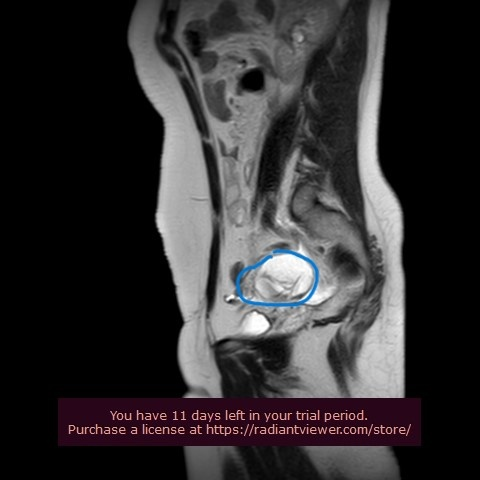
#> input picture task_image.jpg, 480 x 480 px
$ jupyter execute --allow-errors task_1.ipynb
#> lines starting #> are read from the running program, lines starting #| are printed output that depends on the picture; after the words box and inside, x2 and y2 are one past the last pixel; in counts of white or black regions, pixels touching at a corner belong together
[cell 1]
import cv2
import numpy as np
import matplotlib.pyplot as plt

[cell 2]
cd D:\College\Graduation\CV

#> (a cell that did not finish here is left out)

#> (a cell that did not finish here is left out)

#> (a cell that did not finish here is left out)

[cell 6]
# Function to do nothing when the trackbar is used (placeholder)
def nothing(x):
    pass

# Load the image
image_path = 'task_image.jpg'
image = cv2.imread(image_path)
#> image is the input picture: shape (480, 480, 3); mean B, G, R 49.1, 47.6, 50.1

# Convert the image to HSV
hsv_image = cv2.cvtColor(image, cv2.COLOR_BGR2HSV)
#> hsv_image: shape (480, 480, 3); mean H, S, V 17, 19, 50.8

# Create a window to display the results
cv2.namedWindow('Trackbars')

# Create trackbars for adjusting the HSV range
cv2.createTrackbar('H Min', 'Trackbars', 0, 179, nothing)
cv2.createTrackbar('H Max', 'Trackbars', 179, 179, nothing)
cv2.createTrackbar('S Min', 'Trackbars', 0, 255, nothing)
cv2.createTrackbar('S Max', 'Trackbars', 255, 255, nothing)
cv2.createTrackbar('V Min', 'Trackbars', 0, 255, nothing)
cv2.createTrackbar('V Max', 'Trackbars', 255, 255, nothing)

while True:
    # Get the current positions of the trackbars
    h_min = cv2.getTrackbarPos('H Min', 'Trackbars')
    h_max = cv2.getTrackbarPos('H Max', 'Trackbars')
    s_min = cv2.getTrackbarPos('S Min', 'Trackbars')
    s_max = cv2.getTrackbarPos('S Max', 'Trackbars')
    v_min = cv2.getTrackbarPos('V Min', 'Trackbars')
    v_max = cv2.getTrackbarPos('V Max', 'Trackbars')
    print(h_min,h_max,s_min,s_max,v_min,v_max)
    # Create a mask based on the current HSV range
    lower_hsv = np.array([h_min, s_min, v_min])
    upper_hsv = np.array([h_max, s_max, v_max])
    mask = cv2.inRange(hsv_image, lower_hsv, upper_hsv)
#> mask: shape (480, 480); every value is 255

    # Apply the mask to get the result
    result = cv2.bitwise_and(image, image, mask=mask)

    # Display the original, mask, and result
    cv2.imshow('Original Image', image)
    cv2.imshow('Mask', mask)
    cv2.imshow('Filtered Image', result)

    # Break the loop when 'q' is pressed
    if cv2.waitKey(1) & 0xFF == ord('q'):
#> (key q is pressed here)
        break

# Release resources
cv2.destroyAllWindows()

[cell 7]
lower_hsv = np.array([40, 158, 118])
upper_hsv = np.array([125 , 255 , 255])
mask = cv2.inRange(hsv_image, lower_hsv, upper_hsv)
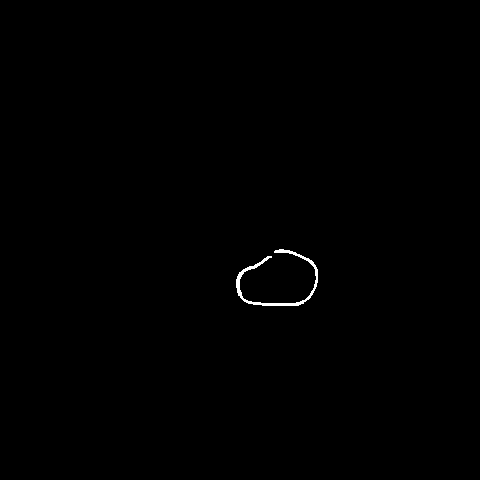
#> mask: shape (480, 480); 0.28% white; 1 white region
# Find contours in the mask
contours, _ = cv2.findContours(mask, cv2.RETR_EXTERNAL, cv2.CHAIN_APPROX_NONE)
#> contours = 1 contour; box (x1, y1, x2, y2) and area: (236, 249, 318, 306) 438

# Create a new blank mask of the same size as the original mask
filled_mask = np.zeros_like(mask)

# Draw the contours in the new mask
cv2.drawContours(filled_mask, contours, -1, 255, thickness=cv2.FILLED)

# Apply dilation to fill in the shapes
kernel = np.ones((5, 5), np.uint8)  # Define a kernel for dilation
filled_mask = cv2.dilate(filled_mask, kernel, iterations=1)  # Dilation to fill the shapes
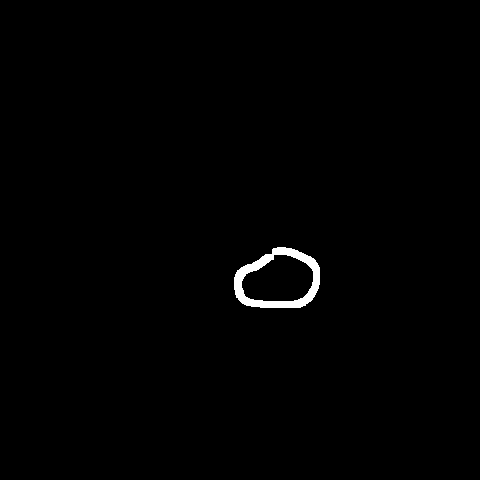
#> filled_mask: shape (480, 480); 0.73% white; 1 white region, box (x1, y1, x2, y2) and area: (234, 247, 320, 308) 1689

# Convert the filled mask (single-channel) to a 3-channel image (BGR)
filled_mask_colored = cv2.cvtColor(filled_mask, cv2.COLOR_GRAY2BGR)

# Concatenate the original image and the filled mask using np.concatenate
concatenated_image = np.concatenate((image, filled_mask_colored), axis=1)
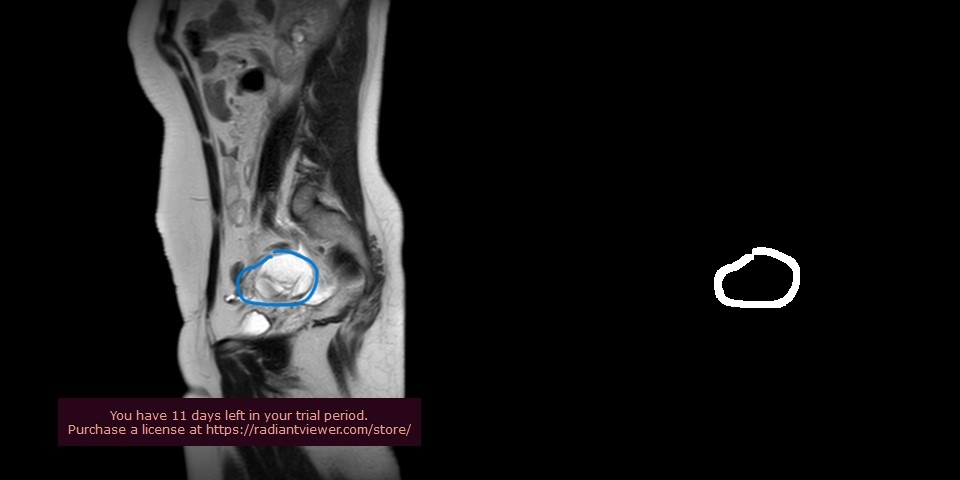
#> concatenated_image: shape (480, 960, 3); mean B, G, R 25.5, 24.7, 26

# Display the original image and the filled mask
cv2.imshow('Original and Filled Mask Concatenated', concatenated_image)
cv2.waitKey(0)
cv2.destroyAllWindows()

[cell 8]
concatenated_image.shape
#> Out = (480, 960, 3)
